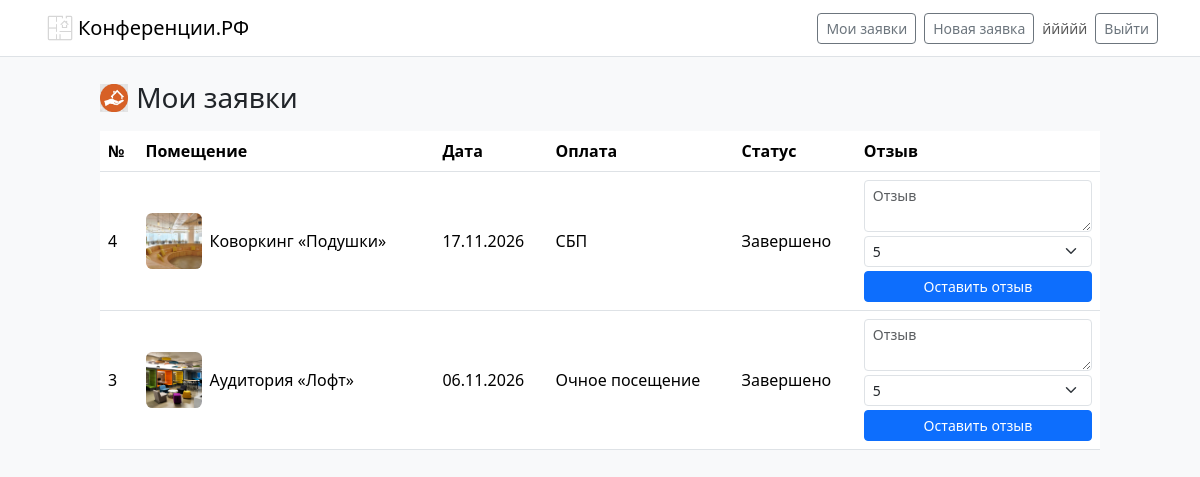
Screenshot of /requests.php (signed in) with the database file from the repository.
### tables this page shows
CREATE TABLE `requests` (
  `id` int NOT NULL,
  `user_id` int NOT NULL,
  `room_id` int NOT NULL,
  `start_date` date NOT NULL,
  `payment` varchar(30) NOT NULL DEFAULT 'Очное посещение',
  `status` varchar(40) NOT NULL DEFAULT 'Новая',
  `created_at` timestamp NULL DEFAULT CURRENT_TIMESTAMP
);

CREATE TABLE `rooms` (
  `id` int NOT NULL,
  `title` varchar(200) NOT NULL,
  `type` varchar(50) NOT NULL DEFAULT 'Аудитория',
  `image` varchar(255) NOT NULL DEFAULT ''
);

### config.php (called while the page is built, shortened)
<?php
function e($v) { return htmlspecialchars((string)$v, ENT_QUOTES, 'UTF-8'); }
function user() { return $_SESSION['user'] ?? null; }

### requests.php (the view, shortened to what this page needs)
<?php
require 'config.php';
$stmt = $pdo->prepare(
    'SELECT r.*, rm.title AS room_title, rm.image AS room_image
     FROM requests r
     JOIN rooms rm ON rm.id = r.room_id
     WHERE r.user_id = ? ORDER BY r.id DESC'
);
$stmt->execute([user()['id']]);
$requests = $stmt->fetchAll();
require 'header.php';
?>
<div class="d-flex justify-content-center">
    <div class="w-100" style="max-width:1000px">
        <div class="d-flex align-items-center gap-2 mb-3">
            <img src="img/logo2.jpg" alt="" style="height:28px; object-fit:contain;">
            <h1 class="h3 mb-0">Мои заявки</h1>
        </div>
        <?php if (!$requests): ?>
            <div class="alert alert-secondary text-center">
                Заявок нет. <a href="request_create.php">Создать заявку</a>
            </div>
        <?php else: ?>
            <div class="table-responsive" data-testid="req-list">
                <table class="table bg-white align-middle">
                    <tr>
                        <th>№</th><th>Помещение</th><th>Дата</th>
                        <th>Оплата</th><th>Статус</th><th>Отзыв</th>
                    </tr>
                    <?php foreach ($requests as $r): ?>
                        <tr>
                            <td><?= (int)$r['id'] ?></td>
                            <td>
                                <div class="d-flex align-items-center gap-2">
                                    <?php if (!empty($r['room_image'])): ?>
                                        <img src="img/<?= e($r['room_image']) ?>" alt=""
                                             style="width:56px; height:56px; object-fit:cover; border-radius:.4rem;">
                                    <?php endif; ?>
                                    <span><?= e($r['room_title']) ?></span>
                                </div>
                            </td>
                            <td><?= e(date('d.m.Y', strtotime($r['start_date']))) ?></td>
                            <td><?= e($r['payment']) ?></td>
                            <td><?= e($r['status']) ?></td>
                            <td>
                                <?php if ($r['status'] === 'Завершено'): ?>
                                    <form method="post" action="review.php" class="d-flex flex-column gap-1">
                                        <textarea class="form-control form-control-sm" name="text" rows="2"
                                                  placeholder="Отзыв" data-testid="req-review" required></textarea>
                                        <select class="form-select form-select-sm" name="rating">
                                            <?php for ($i = 5; $i >= 1; $i--): ?>
                                                <option value="<?= $i ?>"><?= $i ?></option>
                                            <?php endfor; ?>
                                        </select>
                                        <button class="btn btn-sm btn-primary">Оставить отзыв</button>
                                    </form>
                                <?php else: ?>
                                    <span class="text-secondary small">После завершения</span>
                                <?php endif; ?>
                            </td>
                        </tr>
                    <?php endforeach; ?>
                </table>
            </div>
        <?php endif; ?>
    </div>
</div>
<?php require 'footer.php'; ?>

### header.php (shortened to what this page needs)
<!doctype html>
<html lang="ru">
<head>
    <link href="https://cdn.jsdelivr.net/npm/bootstrap@5.3.3/dist/css/bootstrap.min.css" rel="stylesheet">
</head>
<body class="bg-light">
<nav class="navbar navbar-expand navbar-light bg-white border-bottom mb-4">
    <div class="container">
    <img src="img/logo2.png" alt="Конференции.РФ" style="height:36px; width:auto;">
        <a class="navbar-brand" href="index.php">Конференции.РФ</a>
        <div class="ms-auto d-flex align-items-center gap-2">
            <?php if (user()): ?>
                <a class="btn btn-sm btn-outline-secondary" href="requests.php">Мои заявки</a>
                <a class="btn btn-sm btn-outline-secondary" href="request_create.php">Новая заявка</a>
                <span class="navbar-text small"><?= e(user()['fio']) ?></span>
                <a class="btn btn-sm btn-outline-secondary" href="logout.php">Выйти</a>
            <?php else: ?>
                <a class="btn btn-sm btn-outline-secondary" href="login.php">Вход</a>
                <a class="btn btn-sm btn-outline-secondary" href="register.php">Регистрация</a>
            <?php endif; ?>
        </div>
    </div>
</nav>
<main class="container pb-5">

### footer.php (shortened to what this page needs)
</main>
</body>
</html>

### rows the page displays
requests: id "4", room.image (picture), room.title "Коворкинг «Подушки»", start_date "17.11.2026", payment "СБП", status "Завершено"
requests: id "3", room.image (picture), room.title "Аудитория «Лофт»", start_date "06.11.2026", payment "Очное посещение", status "Завершено"

### other values shown
user()['fio'] "ййййй"
form field rating "5"
